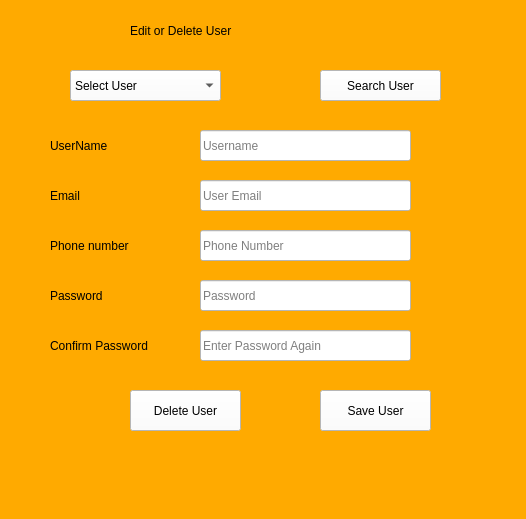
<?xml version="1.0" encoding="UTF-8"?>
<ui version="4.0">
 <class>Form</class>
 <widget class="QWidget" name="Form">
  <property name="geometry">
   <rect>
    <x>0</x>
    <y>0</y>
    <width>526</width>
    <height>519</height>
   </rect>
  </property>
  <property name="windowTitle">
   <string>Form</string>
  </property>
  <property name="styleSheet">
   <string notr="true">font: 10pt &quot;MS Shell Dlg 2&quot;;
background-color: rgb(255, 170, 0);
</string>
  </property>
  <widget class="QLabel" name="label_4">
   <property name="geometry">
    <rect>
     <x>50</x>
     <y>280</y>
     <width>121</width>
     <height>31</height>
    </rect>
   </property>
   <property name="styleSheet">
    <string notr="true">font: 10pt &quot;Segoe UI&quot;;</string>
   </property>
   <property name="text">
    <string>Password</string>
   </property>
  </widget>
  <widget class="QLabel" name="label_5">
   <property name="geometry">
    <rect>
     <x>50</x>
     <y>230</y>
     <width>121</width>
     <height>31</height>
    </rect>
   </property>
   <property name="styleSheet">
    <string notr="true">font: 10pt &quot;Segoe UI&quot;;</string>
   </property>
   <property name="text">
    <string>Phone number</string>
   </property>
  </widget>
  <widget class="QLabel" name="label">
   <property name="geometry">
    <rect>
     <x>130</x>
     <y>10</y>
     <width>311</width>
     <height>41</height>
    </rect>
   </property>
   <property name="styleSheet">
    <string notr="true">font: 15pt &quot;Segoe UI&quot;;</string>
   </property>
   <property name="text">
    <string>Edit or Delete User</string>
   </property>
  </widget>
  <widget class="QPushButton" name="pushButton_3">
   <property name="geometry">
    <rect>
     <x>320</x>
     <y>390</y>
     <width>111</width>
     <height>41</height>
    </rect>
   </property>
   <property name="styleSheet">
    <string notr="true">background-color: rgb(255, 255, 255);</string>
   </property>
   <property name="text">
    <string>Save User</string>
   </property>
  </widget>
  <widget class="QLineEdit" name="lineEdit_4">
   <property name="geometry">
    <rect>
     <x>200</x>
     <y>230</y>
     <width>211</width>
     <height>31</height>
    </rect>
   </property>
   <property name="styleSheet">
    <string notr="true">background-color: rgb(255, 255, 255);</string>
   </property>
   <property name="placeholderText">
    <string>Phone Number</string>
   </property>
  </widget>
  <widget class="QComboBox" name="comboBox">
   <property name="geometry">
    <rect>
     <x>70</x>
     <y>70</y>
     <width>151</width>
     <height>31</height>
    </rect>
   </property>
   <property name="styleSheet">
    <string notr="true">background-color: rgb(255, 255, 255);</string>
   </property>
   <item>
    <property name="text">
     <string>Select User</string>
    </property>
   </item>
  </widget>
  <widget class="QLabel" name="label_2">
   <property name="geometry">
    <rect>
     <x>50</x>
     <y>130</y>
     <width>111</width>
     <height>31</height>
    </rect>
   </property>
   <property name="styleSheet">
    <string notr="true">font: 10pt &quot;Segoe UI&quot;;</string>
   </property>
   <property name="text">
    <string>UserName</string>
   </property>
  </widget>
  <widget class="QLineEdit" name="lineEdit">
   <property name="geometry">
    <rect>
     <x>200</x>
     <y>130</y>
     <width>211</width>
     <height>31</height>
    </rect>
   </property>
   <property name="styleSheet">
    <string notr="true">background-color: rgb(255, 255, 255);</string>
   </property>
   <property name="placeholderText">
    <string>Username</string>
   </property>
  </widget>
  <widget class="QLabel" name="label_3">
   <property name="geometry">
    <rect>
     <x>50</x>
     <y>180</y>
     <width>111</width>
     <height>31</height>
    </rect>
   </property>
   <property name="styleSheet">
    <string notr="true">font: 10pt &quot;Segoe UI&quot;;</string>
   </property>
   <property name="text">
    <string>Email</string>
   </property>
  </widget>
  <widget class="QLineEdit" name="lineEdit_5">
   <property name="geometry">
    <rect>
     <x>200</x>
     <y>330</y>
     <width>211</width>
     <height>31</height>
    </rect>
   </property>
   <property name="styleSheet">
    <string notr="true">background-color: rgb(255, 255, 255);</string>
   </property>
   <property name="placeholderText">
    <string>Enter Password Again</string>
   </property>
  </widget>
  <widget class="QLabel" name="label_6">
   <property name="geometry">
    <rect>
     <x>50</x>
     <y>330</y>
     <width>141</width>
     <height>31</height>
    </rect>
   </property>
   <property name="styleSheet">
    <string notr="true">font: 10pt &quot;Segoe UI&quot;;</string>
   </property>
   <property name="text">
    <string>Confirm Password</string>
   </property>
  </widget>
  <widget class="QPushButton" name="pushButton">
   <property name="geometry">
    <rect>
     <x>320</x>
     <y>70</y>
     <width>121</width>
     <height>31</height>
    </rect>
   </property>
   <property name="styleSheet">
    <string notr="true">background-color: rgb(255, 255, 255);</string>
   </property>
   <property name="text">
    <string>Search User</string>
   </property>
  </widget>
  <widget class="QLineEdit" name="lineEdit_2">
   <property name="geometry">
    <rect>
     <x>200</x>
     <y>180</y>
     <width>211</width>
     <height>31</height>
    </rect>
   </property>
   <property name="styleSheet">
    <string notr="true">background-color: rgb(255, 255, 255);</string>
   </property>
   <property name="placeholderText">
    <string>User Email</string>
   </property>
  </widget>
  <widget class="QLineEdit" name="lineEdit_3">
   <property name="geometry">
    <rect>
     <x>200</x>
     <y>280</y>
     <width>211</width>
     <height>31</height>
    </rect>
   </property>
   <property name="styleSheet">
    <string notr="true">background-color: rgb(255, 255, 255);</string>
   </property>
   <property name="placeholderText">
    <string>Password</string>
   </property>
  </widget>
  <widget class="QPushButton" name="pushButton_2">
   <property name="geometry">
    <rect>
     <x>130</x>
     <y>390</y>
     <width>111</width>
     <height>41</height>
    </rect>
   </property>
   <property name="styleSheet">
    <string notr="true">background-color: rgb(255, 255, 255);</string>
   </property>
   <property name="text">
    <string>Delete User</string>
   </property>
  </widget>
 </widget>
 <resources/>
 <connections/>
</ui>
